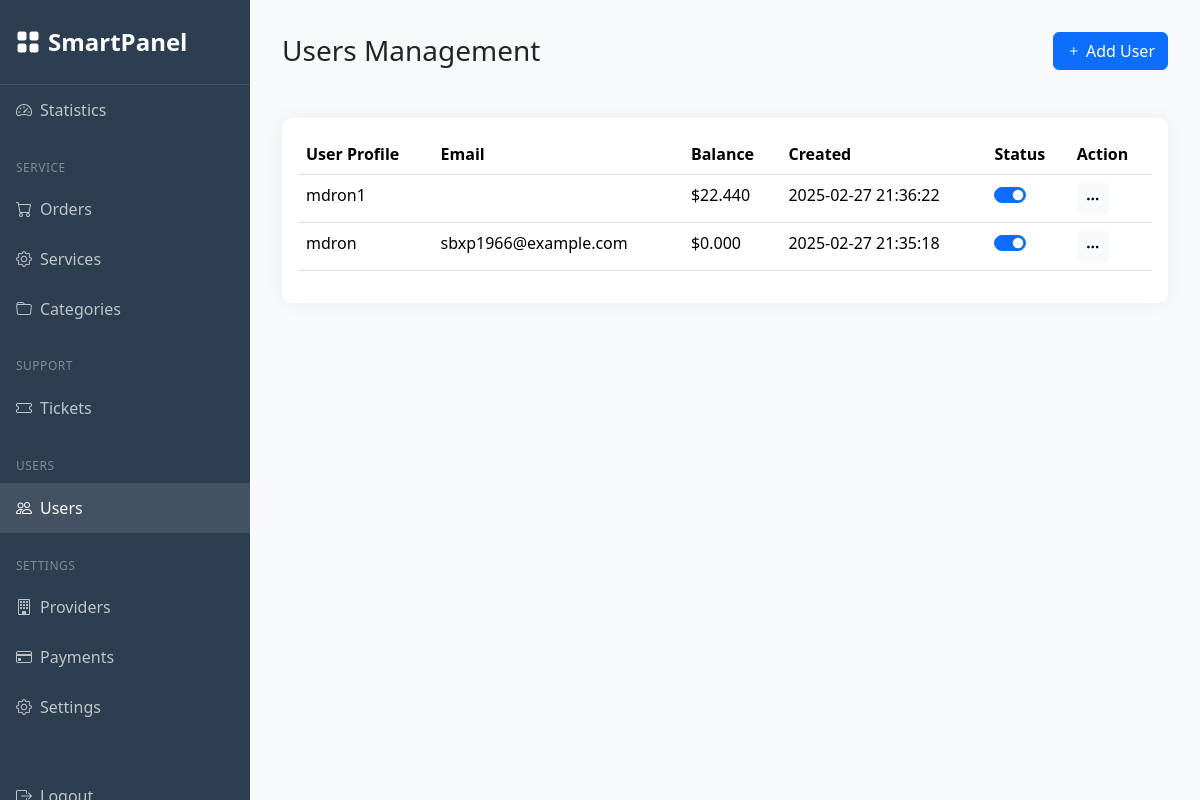
The app's page /managerdashboard/users/ (signed in), older data.
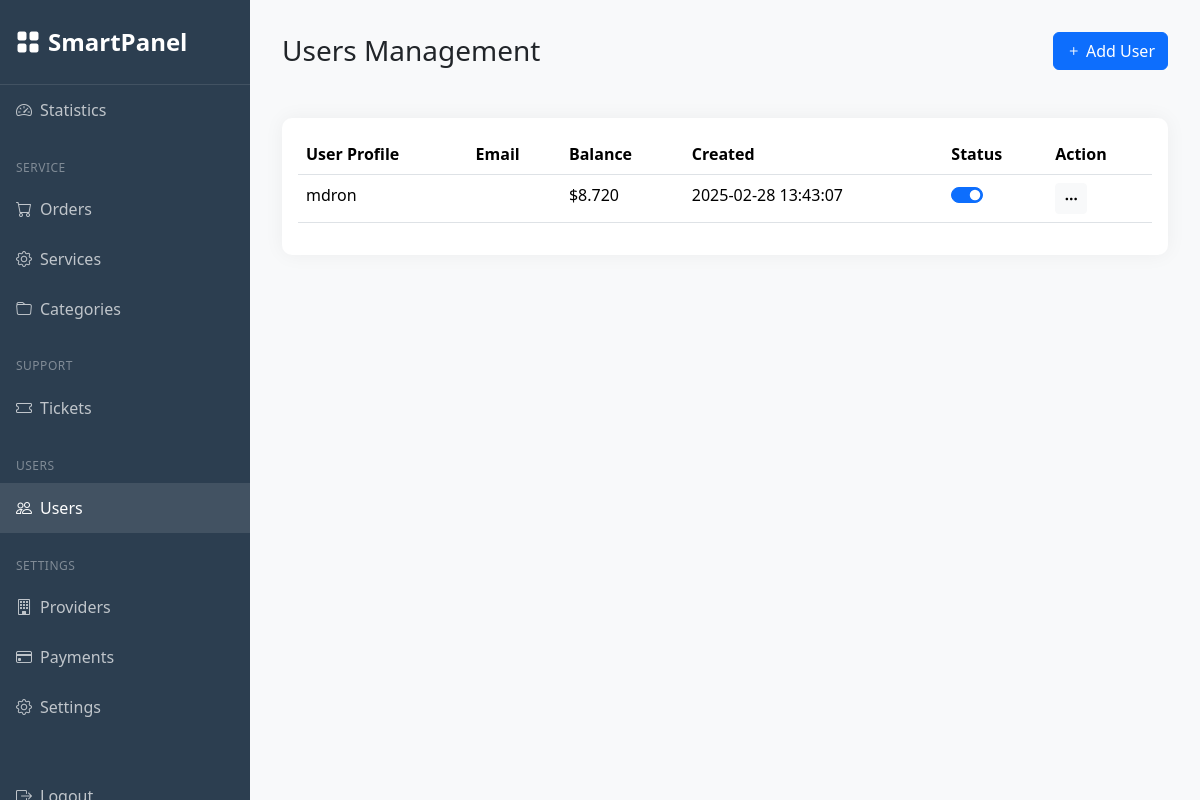
The same page, newer data.
### authentication/models.py (models this page shows, shortened)
class User(AbstractUser):
    ids = models.CharField(max_length=32, unique=True, blank=True, null=True)
    uid = models.UUIDField(default=uuid.uuid4, editable=False, unique=True) #Unique ID for the user
    role = models.CharField(max_length=10, choices=[('admin', 'Admin'), ('user', 'User')], default='user')
    login_type = models.TextField(blank=True, null=True)
    first_name = models.CharField(max_length=255, blank=True, null=True)
    last_name = models.CharField(max_length=255, blank=True, null=True)
    address = models.CharField(max_length=255, blank=True, null=True)
    city = models.CharField(max_length=75, blank=True, null=True)
    phone = models.CharField(max_length=12, blank=True, null=True)
    email = models.EmailField(blank=True, null=True)
    password = models.CharField(max_length=128, blank=True, null=True)
    timezone = models.TextField(blank=True, null=True)
    more_information = models.JSONField(blank=True, null=True)
    settings = models.TextField(blank=True, null=True)
    desc = models.TextField(blank=True, null=True)
    balance = models.DecimalField(max_digits=5, decimal_places=3, default=0.000)
    custom_rate = models.DecimalField(max_digits=2, decimal_places=1, default=0.0)
    api_key = models.CharField(max_length=191, unique=True, blank=True, null=True)
    spent = models.DecimalField(max_digits=15, decimal_places=4, null=True)
    activation_key = models.CharField(max_length=191, blank=True, null=True)
    reset_key = models.CharField(max_length=191, blank=True, null=True)
    history_ip = models.CharField(max_length=17, blank=True, null=True)
    status = models.IntegerField(default=1, choices=[(0, 'Inactive'), (1, 'Active')])
    level = models.CharField(
    max_length=15,
    choices=[
        ('silver-member', 'Silver Member'),
        ('gold-elite', 'Gold Elite'),
        ('platinum-status', 'Platinum Status'),
        ('diamond-master', 'Diamond Master'),
        ('ultimate-legend', 'Ultimate Legend')
    ],
    default='silver-member'
    )
    changed = models.DateTimeField(blank=True, null=True)
    created = models.DateTimeField(auto_now_add=True)

### managerdashboard/views.py (the view)
# urls.py: path('users/', views.users, name='users'),
@permission_required('authentication.is_manager', login_url='manager_login')
def users(request):
    search_query = request.GET.get('search', '')
    status_filter = request.GET.get('status', '')
    users = User.objects.all().order_by('-date_joined')
    if search_query:
        users = users.filter(
            Q(email__icontains=search_query) |
            Q(username__icontains=search_query)
        )
    if status_filter:
        if status_filter == 'active':
            users = users.filter(is_active=True)
        elif status_filter == 'inactive':
            users = users.filter(is_active=False)
    total_users = users.count()
    active_users = users.filter(is_active=True).count()
    inactive_users = users.filter(is_active=False).count()
    paginator = Paginator(users, 10)  # Show 10 users per page
    page_number = request.GET.get('page')
    users_page = paginator.get_page(page_number)
    context = {
        'active_tab': 'users',
        'users': users_page,
        'total_users': total_users,
        'active_users': active_users,
        'inactive_users': inactive_users,
        'search_query': search_query,
        'status_filter': status_filter
    }
    return render(request, 'managerdashboard/users.html', context)

### templates/managerdashboard/users.html (shortened to what this page needs)
{% extends 'managerdashboard/base_dashboard.html' %}
{% load static %}
{% block dashboard_content %}
<div class="container-fluid p-0">
    <div class="d-flex justify-content-between align-items-center mb-4">
        <h1 class="h3 mb-0">Users Management</h1>
        <button class="btn btn-primary" data-bs-toggle="modal" data-bs-target="#addUserModal">
            <i class="bi bi-plus"></i> Add User
        </button>
    </div>
    <div class="card">
        <div class="card-body">
            <div class="table-responsive">
                <table class="table table-hover">
                    <thead>
                        <tr>
                            <th>User Profile</th>
                            <th>Email</th>
                            <th>Balance</th>
                            <th>Created</th>
                            <th>Status</th>
                            <th>Action</th>
                        </tr>
                    </thead>
                    <tbody>
                        {% for user in users %}
                        <tr>
                            <td>{{ user.username }}</td>
                            <td>{{ user.email }}</td>
                            <td>${{ user.balance }}</td>
                            <td>{{ user.date_joined|date:"Y-m-d H:i:s" }}</td>
                            <td>
                                <div class="form-check form-switch">
                                    <input class="form-check-input" type="checkbox"
                                           {% if user.is_active %}checked{% endif %}
                                           onclick="toggleUserStatus({{ user.id }})">
                                </div>
                            </td>
                            <td>
                                <div class="dropdown">
                                    <button class="btn btn-light btn-sm" type="button" data-bs-toggle="dropdown">
                                        <i class="bi bi-three-dots"></i>
                                    </button>
                                </div>
                            </td>
                        </tr>
                        {% endfor %}
                    </tbody>
                </table>
            </div>
        </div>
    </div>
</div>
{% endblock dashboard_content %}

Row changes from the older to the newer data that the page shows:
removed User: username "mdron1", balance "22.440", date_joined "2025-02-27 21:36:22", is_active "☑"
changed User "mdron": balance "0.000" → "8.720"; date_joined "2025-02-27 21:35:18" → "2025-02-28 13:43:07"; email "sbxp1966@example.com" → (not shown)
